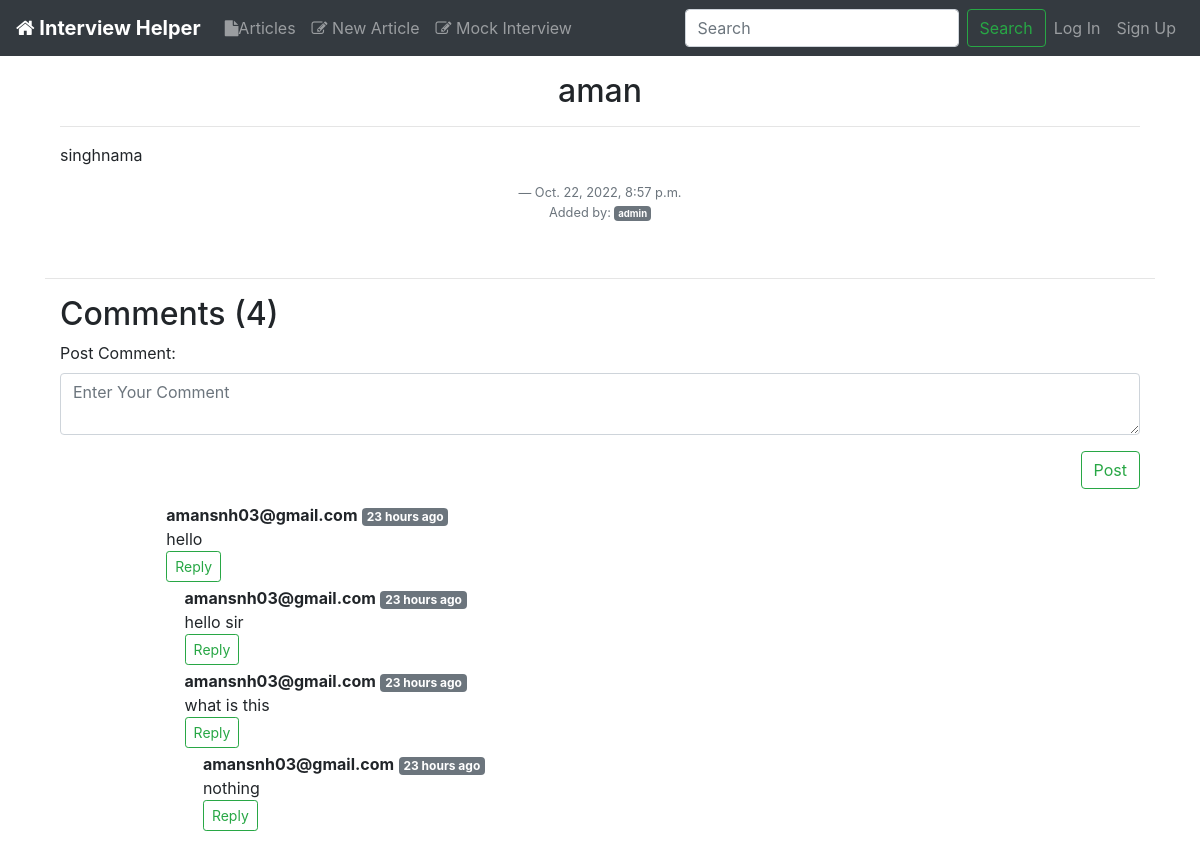
/articles/Z0NKU40HMM/, run on an earlier commit of the app's database.
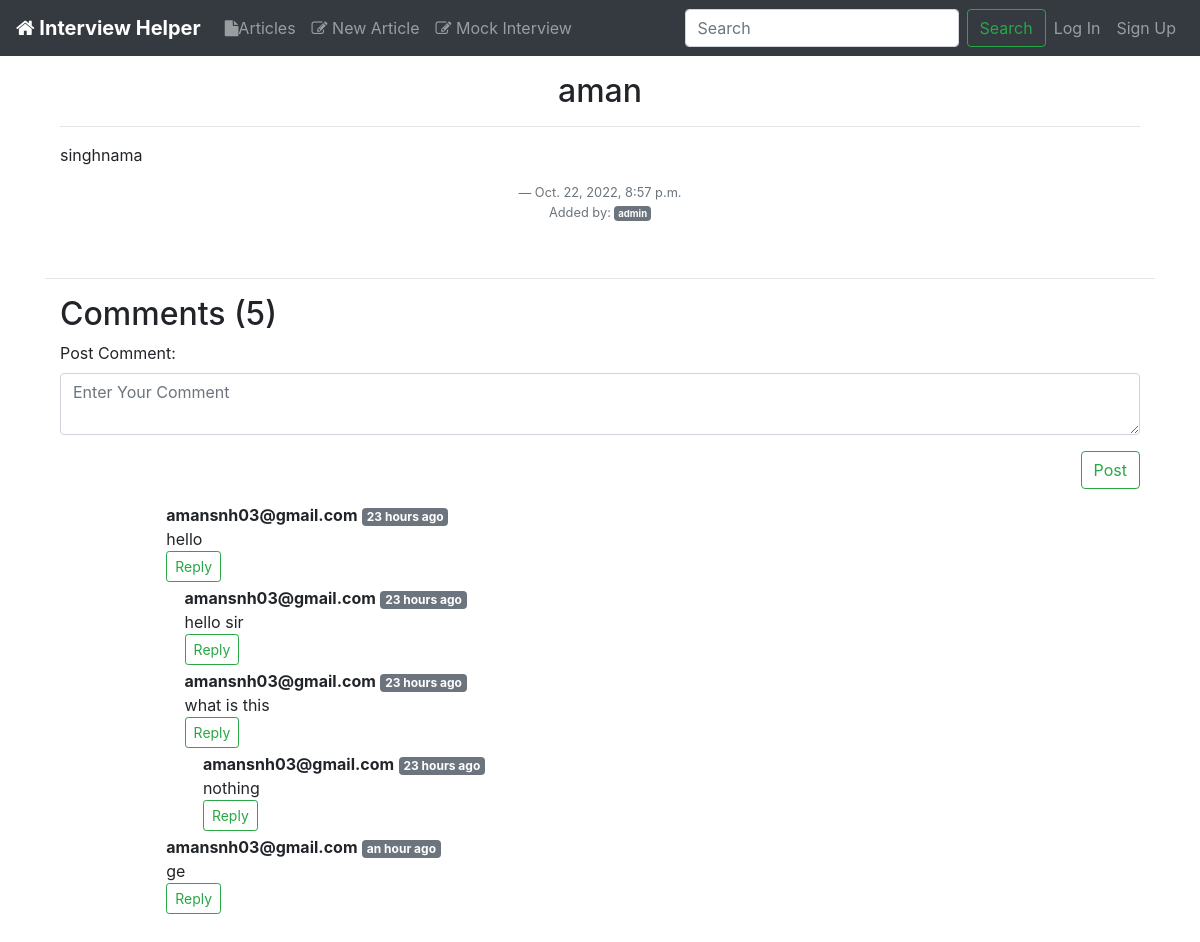
And on a later commit of the database.
### articles/models.py (models this page shows, shortened)
class ArticleComment(models.Model):
    comment = models.TextField()
    post = models.ForeignKey(Article, on_delete=models.CASCADE)
    user = models.ForeignKey(CustomUser, on_delete=models.CASCADE)
    parent = models.ForeignKey('self', on_delete=models.CASCADE, null=True, blank=True)
    child = models.ManyToManyField('self', blank=True)
    height = models.IntegerField(default=0)
    date = models.DateTimeField(auto_now_add=True)

### accounts/models.py (models this page shows, shortened)
class CustomUser(AbstractUser):
    username = None
    email = models.EmailField(_('email adress'), unique=True)
    USERNAME_FIELD = 'email'
    name = models.CharField(max_length=255)
    is_active = models.BooleanField(default=True)
    REQUIRED_FIELDS = []
    objects = CustomUserManager()
    def __str__(self):
        return self.email

### articles/views.py (the view)
# urls.py: url(r'^(?P<slug>[\w-]+)/$', views.article_details, name = "details"),
def article_details(request, slug):
    article = Article.objects.get(slug=slug)
    comments = utils.get_commnets(post=article)
    comment = forms.CommentForm()
    context = {
        'article':article,
        'comment':comment,
        'comments':comments
    }
    template = 'articles/article_details.html'
    return render(request, template, context)

### articles/forms.py
class CommentForm(forms.ModelForm):
    class Meta:
        model = models.ArticleComment
        fields = ['comment',]

### articles/utils.py (called while the page is built)
def dfs(root, comments):
    comments.append(root)
    for child in root.child.all():
        if child != root.parent:
            dfs(child, comments)

def get_commnets(post):
    comments = []
    roots = ArticleComment.objects.filter(post=post, parent=None)
    for root in roots:
        dfs(root, comments)
    return comments

### templates/articles/article_details.html (shortened to what this page needs)
{% extends 'base_layout.html' %}
{% load static from static %}
{% load humanize %}
{% load extrafilter %}
{% load crispy_forms_tags %}
{% block content %}
<div class="container my-3 ">
  <h2 class="blog-post-title text-center">{{article.title}}</h2>
  <hr>
  <div style="overflow:auto">{{article.text|safe}}</div>
  <p class="blockquote-footer text-center muted">{{article.date}} <br>Added by:
    <a href="{% url 'accounts:profile' email=article.author.email %}" class="badge badge-secondary">
      {{article.author.name}}
    </a>
    <br>
</p>
</div>
<br><hr>
<div class="container">
  <h2>Comments ({{comments|length}})</h2>
  <div class="content-section">
    <form action="{% url 'articles:comment' %}" method="post">
        <div class="form-group">
          <label for="comment">Post Comment:</label>
          <textarea class="form-control" placeholder="Enter Your Comment" name="comment" cols="80" id="id_comment" required="" rows="2" spellcheck="false"></textarea>
        </div>
        <div class="form-group">
            <button class="btn btn-outline-success float-right" type="submit" value="Post">Post</button>
        </div>
    </form>
  </div>
 <br><br>
{% for comment in comments %}
  <div class="row my-1" style="margin-left:{{comment.height}}px;">
      <div class="col-2 col-md-1">
      </div>
      <div class="col-10 col-md-11">
        <b>{{comment.user}}</b> <span class="badge badge-secondary">{{comment.date|naturaltime}}</span>
        <div>
           {{comment.comment}}
           <div class="reply mx-0">
              <button class="btn btn-sm btn-outline-success" type="button" data-toggle="collapse" data-target="#comment{{comment.id}}" aria-expanded="false" aria-controls="comment{{comment.id}}">
                Reply
              </button>
           </div>
        </div>
      </div>
  </div>
  {% endfor %}
</div>
{% endblock %}

What changed in the data, as far as the page shows it:
added ArticleComment: user "amansnh03@gmail.com", date "an hour ago", comment "ge"
Also different on the page:
{{ comments|length }}: "4" → "5"
